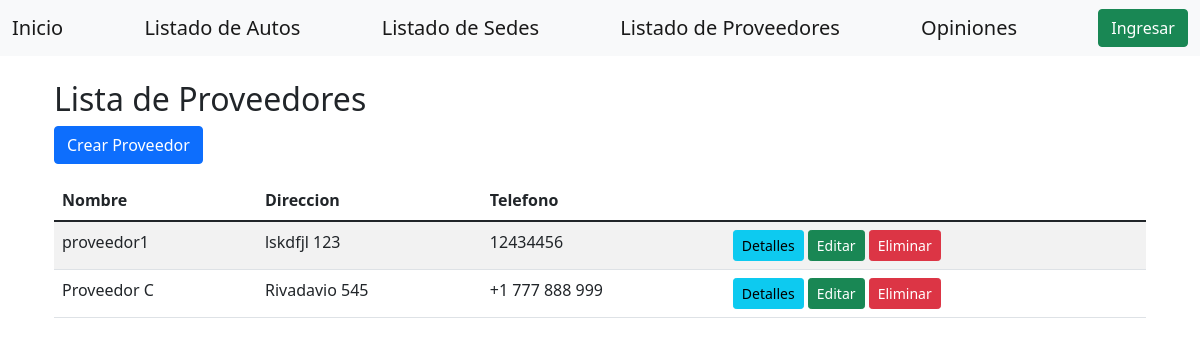
Page /concesionaria/proveedores/ on the committed database.
### concesionaria/models.py (models this page shows, shortened)
class Proveedor(models.Model):
    nombre = models.CharField(max_length=200, verbose_name=_('nombre'))
    direccion = models.TextField( verbose_name=_('dirección'))
    telefono = models.CharField(max_length=15, verbose_name=_('teléfono'))

### concesionaria/views/proveedor_view.py (the view)
def proveedor_list(request):
    updateLang(request)
    proveedor_repository = ProveedorRepository()
    proveedores = proveedor_repository.get_all()
    return render(
        request,
        'proveedores/list.html',
        dict(
            proveedores=proveedores
        )
    )

### concesionaria/repositories/proveedor.py (called while the page is built)
    def get_all(self) -> List[Proveedor]:
        return Proveedor.objects.all()

### concesionaria/views/proveedor_view.py (called while the page is built)
def updateLang(request):
     if not request.user.is_anonymous:
            profile = Profile.objects.get(user=request.user)
            lang = profile.language
            activate(lang)

### efiP1/context_processors/context_processors_profile.py (called while the page is built)
def profile(request):
    if not request.user.is_anonymous:
        profile = Profile.objects.get(user=request.user)
    else:
        profile=None
    return dict(
        profile=profile
    )

### concesionaria/templates/proveedores/list.html
{% extends 'home/base.html' %}
{% load i18n %}
{% block content %}
<div class="container mt-3">
    <h2>{% trans "Lista de Proveedores" %}</h2>
    <a href="{% url 'proveedor_create' %}" class="btn btn-primary mb-3">{% trans "Crear Proveedor" %}</a>
    <table class="table table-striped">
        <thead>
            <tr>
                <th>{% trans "Nombre" %}</th>
                <th>{% trans "Direccion" %}</th>
                <th>{% trans "Telefono" %}</th>
            </tr>
        </thead>
        <tbody>
            {% for proveedor in proveedores %}
                <tr>
                    <td>{{ proveedor.nombre }}</td>
                    <td>{{ proveedor.direccion }}</td>
                    <td>{{ proveedor.telefono }}</td>
                    <td>
                        <a href="{% url 'proveedor_detail' proveedor.id %}" class="btn btn-info btn-sm">{% trans "Detalles" %}</a>
                        <a href="{% url 'proveedor_update' proveedor.id %}" class="btn btn-success btn-sm">{% trans "Editar" %}</a>
                        <a href="{% url 'proveedor_delete' proveedor.id %}" class="btn btn-danger btn-sm">{% trans "Eliminar" %}</a>
                    </td>
                </tr>
            {% endfor %}
        </tbody>
    </table>
</div>
{% endblock %}

### rows in the picture
Proveedor: nombre "proveedor1", direccion "lskdfjl 123", telefono "12434456"
Proveedor: nombre "Proveedor C", direccion "Rivadavio 545", telefono "+1 777 888 999"
